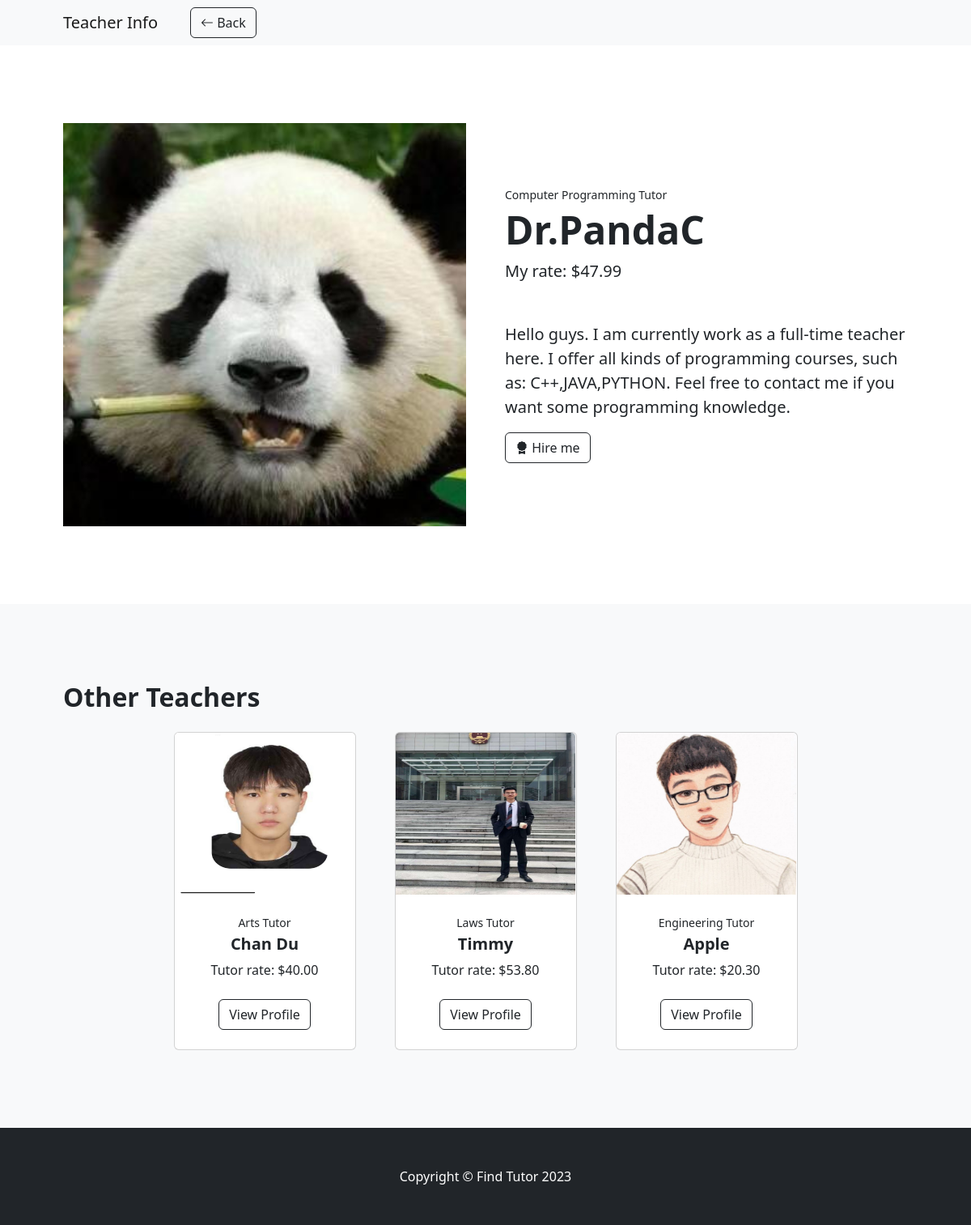
/teacher/viewProfile/?nid=7, run on the app's committed database.
### Reg/models.py (models this page shows, shortened)
class User(models.Model):
    username = models.CharField("Username", max_length=30, unique=True)
    password = models.CharField("Password", max_length=32)
    created_time = models.DateTimeField('Created time', auto_now_add=True)
    updated_time = models.DateTimeField('Updated time', auto_now=True)
    DateofBirth = models.DateField("Date of Birth",auto_now_add=False,blank=True,null=True)
    isStudent=models.BooleanField(default=False)
    profile_picture=models.ImageField("Profile Picture",upload_to='media/profile_pictures',blank=True,null=True)
    personal_Bio=models.CharField("Bio", max_length=400,blank=True, null=True )
    class meta:
        abstract = True

class Teacher(User):
    specialty=  models.CharField("Specialty", max_length=32)
    personal_rate=models.DecimalField("rate",default=0, decimal_places=2,max_digits=6)
    numberofSudents = models.IntegerField(default=0)
    def __str__(self):
       return self.username

### teacher/views.py (the view)
# urls.py: path('viewProfile/',views.viewProfile),
def viewProfile(request):
        nid=request.GET.get('nid')
        teacher = Teacher.objects.get(pk=nid)
        count=Teacher.objects.exclude(pk=nid).count()
        teachers=Teacher.objects.exclude(pk=nid)
        newqs=[]
        i = 0
        while i < 3:
           newqs.append(teachers[i])
           i += 1
        print (newqs)
        print(teachers)
        return render(request, 'viewProfile.html', {'Teacher': teacher,'Teachers': newqs})

### teacher/templates/viewProfile.html (shortened to what this page needs)
{% load static %}
<!DOCTYPE html>
<html lang="en">
    <head>
        <link href="https://cdn.jsdelivr.net/npm/bootstrap-icons@1.5.0/font/bootstrap-icons.css" rel="stylesheet" />
        <link href="{%static 'css/styles.css' %}" rel="stylesheet" />
    </head>
    <body>
        <nav class="navbar navbar-expand-lg navbar-light bg-light">
            <div class="container px-4 px-lg-5">
                <a class="navbar-brand" href="#!">Teacher Info</a>
                <div class="collapse navbar-collapse" id="navbarSupportedContent">
                    <ul class="navbar-nav me-auto mb-2 mb-lg-0 ms-lg-4">
                        <li class="nav-item"><a class="btn btn-outline-dark flex-shrink-0" href="/index"><i class="bi bi-arrow-left"></i> Back</a></li>
                    </ul>
                </div>
            </div>
        </nav>
        <section class="py-5">
            <div class="container px-4 px-lg-5 my-5">
                <div class="row gx-4 gx-lg-5 align-items-center">
                    <div class="col-md-6"><img class="card-img-top mb-5 mb-md-0" src="{{Teacher.profile_picture.url}}"  /></div>
                    <div class="col-md-6">
                        <div class="small mb-1">{{Teacher.specialty}} Tutor</div>
                        <h1 class="display-5 fw-bolder">{{Teacher.username}}</h1>
                        <div class="fs-5 mb-5">
                            <span>My rate: ${{Teacher.personal_rate}}</span>
                        </div>
                        <p class="lead"> {{Teacher.personal_Bio}}</p>
                        <div class="d-flex">
                            <button class="btn btn-outline-dark flex-shrink-0" type="button">
                               <i class="bi bi-award-fill"></i>
                                Hire me
                            </button>
                        </div>
                    </div>
                </div>
            </div>
        </section>
        <section class="py-5 bg-light">
            <div class="container px-4 px-lg-5 mt-5">
                <h2 class="fw-bolder mb-4">Other Teachers</h2>
                <div class="row gx-4 gx-lg-5 row-cols-2 row-cols-md-3 row-cols-xl-4 justify-content-center">
                    {%for Teacher in Teachers%}
                    <div class="col mb-5">
                        <div class="card h-100">
                            <a href="/teacher/viewProfile/?nid={{Teacher.id}}">
                                <img class="card-img-top" src="{{Teacher.profile_picture.url}}"  style="width:222px; height:200px"/>
                            </a>
                            <div class="card-body p-4">
                                <div class="text-center">
                                   <div class="small mb-1">{{Teacher.specialty}} Tutor</div>
                                    <h5 class="fw-bolder">{{Teacher.username}}</h5>
                                    Tutor rate: ${{Teacher.personal_rate}}
                                </div>
                            </div>
                            <div class="card-footer p-4 pt-0 border-top-0 bg-transparent">
                                <div class="text-center"><a class="btn btn-outline-dark mt-auto" href="/teacher/viewProfile/?nid={{Teacher.id}}">
                                    View Profile</a></div>
                            </div>
                        </div>
                    </div>
                     {%endfor%}
                </div>
            </div>
        </section>
        <footer class="py-5 bg-dark">
            <div class="container"><p class="m-0 text-center text-white">Copyright &copy; Find Tutor 2023</p></div>
        </footer>
    </body>
</html>

### data on the page
User: profile_picture (picture), username "Dr.PandaC", personal_Bio "Hello guys. I am currently work as a full-time teacher here. I offer all kinds of programming courses, such as: C++,JAVA,PYTHON. Feel free to contact me if you want some programming knowledge."
Teacher: specialty "Computer Programming", personal_rate "47.99"
Teacher: profile_picture (picture), specialty "Arts", username "Chan Du", personal_rate "40.00"
Teacher: profile_picture (picture), specialty "Laws", username "Timmy", personal_rate "53.80"
Teacher: profile_picture (picture), specialty "Engineering", username "Apple", personal_rate "20.30"
